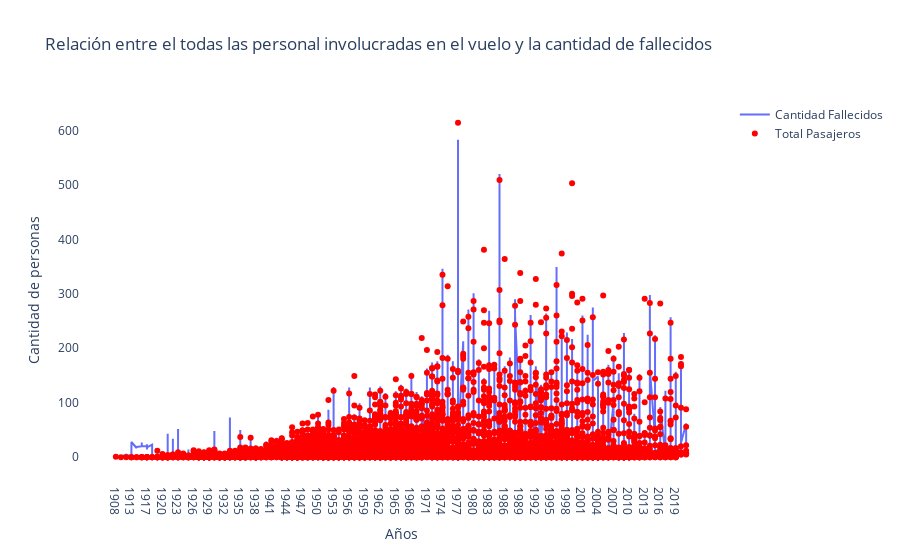

The notebook cell saved with this chart:
### Markdown cell above
El gráfico nos presenta las 5 causas de accidentes reflejadas entre los años 1908 al 2021. Se puede apreciar de que las condiciones climáticas son en gran medida una de las causa principales de dichos accidentes.

### Code cell
fig = go.Figure()
fig.add_trace(go.Scatter(x=df['año'], y=df['cantidad_fallecidos'], mode='lines', name='Cantidad Fallecidos'))
fig.add_trace(go.Scatter(x=df['año'], y=df['pasajeros_a_bordo'], mode='markers', marker=dict(color='red'), name='Total Pasajeros'))

fig.update_layout(
    xaxis=dict(title='Años'),
    yaxis=dict(title='Cantidad de personas'),
    title='Relación entre el todas las personal involucradas en el vuelo y la cantidad de fallecidos',
    showlegend=True,
    plot_bgcolor='white',
    xaxis_showgrid=True,
    yaxis_showgrid=True,
)

fig.show()

### Figure 1 — Plotly figure (JSON) as saved in the notebook; plotly's stock layout.template omitted (floating-point values rounded to 4 significant figures; data arrays with more than 128 entries replaced by an {"elided": "..."} marker saying what was removed)
{"data": [{"mode": "lines", "name": "Cantidad Fallecidos", "type": "scatter", "x": {"elided": "4992 str values"}, "y": {"elided": "4992 int values"}}, {"marker": {"color": "red"}, "mode": "markers", "name": "Total Pasajeros", "type": "scatter", "x": {"elided": "4992 str values"}, "y": {"elided": "4992 int values"}}], "layout": {"plot_bgcolor": "white", "showlegend": true, "title": {"text": "Relación entre el todas las personal involucradas en el vuelo y la cantidad de fallecidos"}, "xaxis": {"showgrid": true, "title": {"text": "Años"}}, "yaxis": {"showgrid": true, "title": {"text": "Cantidad de personas"}}}}
